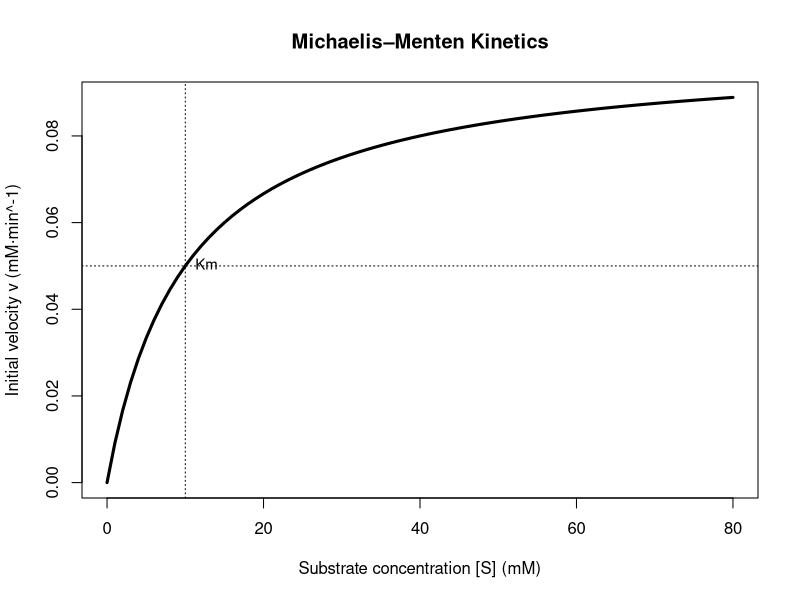

Recreate this plot in R.
# Parameters
Km    <- 10           # mM
Vmax  <- 0.10         # mM / min

S     <- 0:80         # Substrate concentrations (mM)

v     <- ifelse(S == 0, 0, Vmax * S / (Km + S)) # Michaelis–Menten velocity (set v=0 at S=0 to avoid 0/0)

# Table
mm_table <- data.frame(S_mM = S, v_mM_per_min = round(v, 4))
print(head(mm_table, 10))

# Michaelis–Menten curve 
png("mm_curve.png", width = 900, height = 600, res = 120)
plot(S, v, type = "l", lwd = 3,
     xlab = "Substrate concentration [S] (mM)",
     ylab = "Initial velocity v (mM·min^-1)",
     main = "Michaelis–Menten Kinetics",)
abline(h = Vmax, lty = 2)                 # Vmax
abline(h = Vmax/2, v = Km, lty = 3)       # Vmax/2 at S = Km
text(Km, Vmax/2, labels = "Km", pos = 4, cex = 0.9)
dev.off()